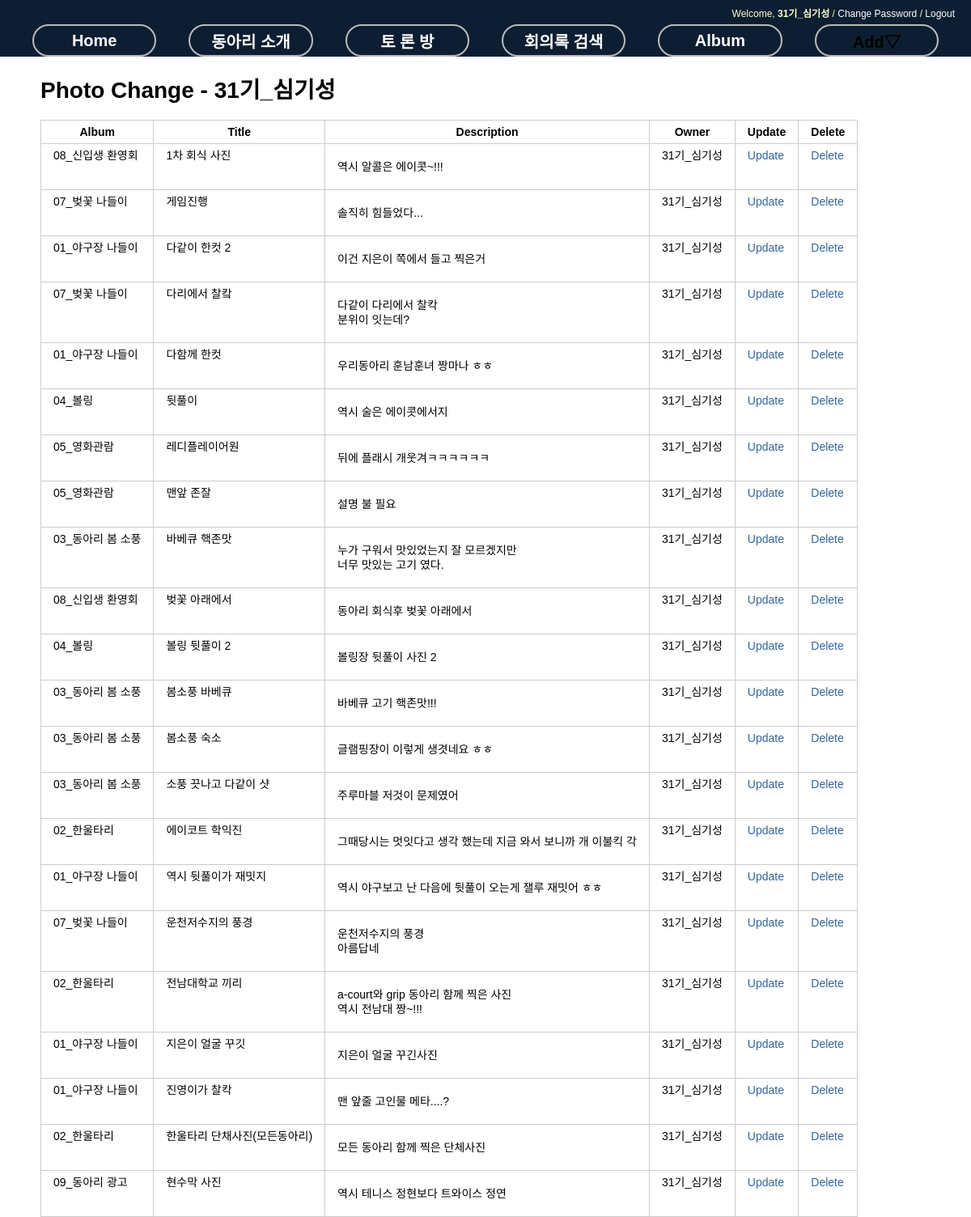
The page /photo/photo/change/ (signed in) on the database its author committed.
### photo/models.py (models this page shows, shortened)
@python_2_unicode_compatible
class Photo(models.Model):
    album = models.ForeignKey(Album)
    title = models.CharField(max_length=50)
    image = ThumbnailImageField(upload_to='photo/%Y/%m')
    description = models.TextField('Photo Description', blank=True)
    upload_date = models.DateTimeField('Upload Date', auto_now_add=True)
    owner = models.ForeignKey(User, null=True)
    class Meta:
        ordering = ['title']

@python_2_unicode_compatible
class Album(models.Model):
    name = models.CharField(max_length=50)
    description = models.CharField('One Line Description', max_length=100, blank=True)
    owner = models.ForeignKey(User, null=True)
    class Meta:
        ordering = ['name']
    def __str__(self):
        return self.name

### photo/views.py (the view)
class PhotoChangeLV(LoginRequiredMixin, ListView):
    template_name = 'photo/photo_change_list.html'
    def get_queryset(self):
        return Photo.objects.filter(owner=self.request.user)

### photo/templates/photo/photo_change_list.html (shortened to what this page needs)
{% extends "base.html" %}
{% block content %}
<div id="content">
    <h1>Photo Change - {{user}}</h1>
    <table class="change-list">
        <tr>
            <th>Album</th>
            <th>Title</th>
            <th>Description</th>
            <th>Owner</th>
            <th>Update</th>
            <th>Delete</th>
        </tr>
        {% for item in object_list %}
        <tr>
            <td>{{ item.album }}</td>
            <td>{{ item.title }}</td>
            <td>{{ item.description|linebreaks }}</td>
            <td>{{ item.owner }}</td>
            <td><a href="{% url 'photo:photo_update' item.id %}">Update</a></td>
            <td><a href="{% url 'photo:photo_delete' item.id %}">Delete</a></td>
        </tr>
        {% endfor %}
    </table>
</div>
{% endblock %}

### templates/base.html (shortened to what this page needs)
<!DOCTYPE html>
<html lang="ko">
<head>
{% load staticfiles %}
<link rel="stylesheet" type="text/css" href="{% block stylesheet %}{% static "css/base.css" %}{% endblock %}" />
<link rel="stylesheet" type="text/css" href="{% block extrastyle %}{% endblock %}" />
</head>
<body>
    <div id="header">
    {% if user.is_active %}
    <h4 class="welcome">Welcome,
                <strong>{% firstof user.get_short_name user.get_username %}</strong> /
                <a href="{% url 'password_change' %}">Change Password</a> /
                <a href="{% url 'logout' %}">Logout</a>
    </h4>
    {% else %}
    <h4 class="welcome">Welcome, Anonymous /
                <a href="{% url 'login' %}">Login</a> /
                <a href="{% url 'register' %}">Register</a>
    </h4>
    {% endif %}
</div>
<div id="menu">
    <li><a href="{% url 'home' %}">Home</a></li>
    <li><a href="{% url 'bookmark:index' %}">동아리 소개</a></li>
    <li><a href="{% url 'blog:index' %}">토 론 방</a></li>
    <li><a href="{% url 'blog:search' %}">회의록 검색</a></li>
    <li><a href="{% url 'photo:index' %}">Album</a></li>
       <li>Add&bigtriangledown;
    </li>
</div>
{% block content %}{% endblock %}
</body>
</html>

### static/css/base.css (style rules this page uses)
body { font-family: "Lucida Grande", Verdana, Arial, sans-serif; font-size: 14px; }
div#header { position: absolute; top: 0px; left: 0px; height: 30px; width: 100%; display: table; background: #0D1E32; }
div#menu { position: absolute; top: 30px; left: 0px; height: 40px; width: 100%; display: table; table-layout: fixed; border-spacing: 40px 0px; background: #0D1E32; font-size: 20px; }
div#content { position: absolute; top: 70px; left: 50px; right: 50px; }
.welcome { display: table-cell; vertical-align: middle; text-align: right; padding-right: 20px; color: #ffc; font-weight: normal; font-size: 12px; }
.welcome a:link, .welcome a:visited { color: white; }
div#menu a:link, div#menu a:visited { color: white; }
div#menu > li { display: table-cell; vertical-align: middle; border: 2px solid #bbb; border-radius: 25px; text-align: center; font-weight: bold; }
a:link, a:visited { color: #369; text-decoration: none; }
table { border-collapse: collapse; }
td, th { line-height: 18px; border-bottom: 1px solid #eee; vertical-align: top; padding: 5px 15px; font-family: "Lucida Grande", Verdana, Arial, sans-serif; }
table.change-list, table.change-list th, table.change-list td { border: 1px solid #ccc; }

### rows shown on the page
Photo: album "08_신입생 환영회", title "1차 회식 사진", description "역시 알콜은 에이콧~!!!", owner "31기_심기성"
Photo: album "07_벚꽃 나들이", title "게임진행", description "솔직히 힘들었다...", owner "31기_심기성"
Photo: album "01_야구장 나들이", title "다같이 한컷 2", description "이건 지은이 쪽에서 들고 찍은거", owner "31기_심기성"
Photo: album "07_벚꽃 나들이", title "다리에서 찰캌", description "다같이 다리에서 찰칵 분위이 잇는데?", owner "31기_심기성"
Photo: album "01_야구장 나들이", title "다함께 한컷", description "우리동아리 훈남훈녀 짱마나 ㅎㅎ", owner "31기_심기성"
Photo: album "04_볼링", title "뒷풀이", description "역시 술은 에이콧에서지", owner "31기_심기성"
Photo: album "05_영화관람", title "레디플레이어원", description "뒤에 플래시 개웃겨ㅋㅋㅋㅋㅋㅋ", owner "31기_심기성"
Photo: album "05_영화관람", title "맨앞 존잘", description "설명 불 필요", owner "31기_심기성"
Photo: album "03_동아리 봄 소풍", title "바베큐 핵존맛", description "누가 구워서 맛있었는지 잘 모르겠지만 너무 맛있는 고기 였다.", owner "31기_심기성"
Photo: album "08_신입생 환영회", title "벚꽃 아래에서", description "동아리 회식후 벚꽃 아래에서", owner "31기_심기성"
Photo: album "04_볼링", title "볼링 뒷풀이 2", description "볼링장 뒷풀이 사진 2", owner "31기_심기성"
Photo: album "03_동아리 봄 소풍", title "봄소풍 바베큐", description "바베큐 고기 핵존맛!!!", owner "31기_심기성"
Photo: album "03_동아리 봄 소풍", title "봄소풍 숙소", description "글램핑장이 이렇게 생겻네요 ㅎㅎ", owner "31기_심기성"
Photo: album "03_동아리 봄 소풍", title "소풍 끗나고 다같이 샷", description "주루마블 저것이 문제였어", owner "31기_심기성"
Photo: album "02_한울타리", title "에이코트 학익진", description "그때당시는 멋잇다고 생각 했는데 지금 와서 보니까 개 이불킥 각", owner "31기_심기성"
Photo: album "01_야구장 나들이", title "역시 뒷풀이가 재밋지", description "역시 야구보고 난 다음에 뒷풀이 오는게 잴루 재밋어 ㅎㅎ", owner "31기_심기성"
Photo: album "07_벚꽃 나들이", title "운천저수지의 풍경", description "운천저수지의 풍경 아름답네", owner "31기_심기성"
Photo: album "02_한울타리", title "전남대학교 끼리", description "a-court와 grip 동아리 함께 찍은 사진 역시 전남대 짱~!!!", owner "31기_심기성"
Photo: album "01_야구장 나들이", title "지은이 얼굴 꾸깃", description "지은이 얼굴 꾸긴사진", owner "31기_심기성"
Photo: album "01_야구장 나들이", title "진영이가 찰칵", description "맨 앞줄 고인물 메타....?", owner "31기_심기성"
Photo: album "02_한울타리", title "한울타리 단채사진(모든동아리)", description "모든 동아리 함께 찍은 단체사진", owner "31기_심기성"
Photo: album "09_동아리 광고", title "현수막 사진", description "역시 테니스 정현보다 트와이스 정연", owner "31기_심기성"

### other values the page prints
{{ user }} "31기_심기성"
